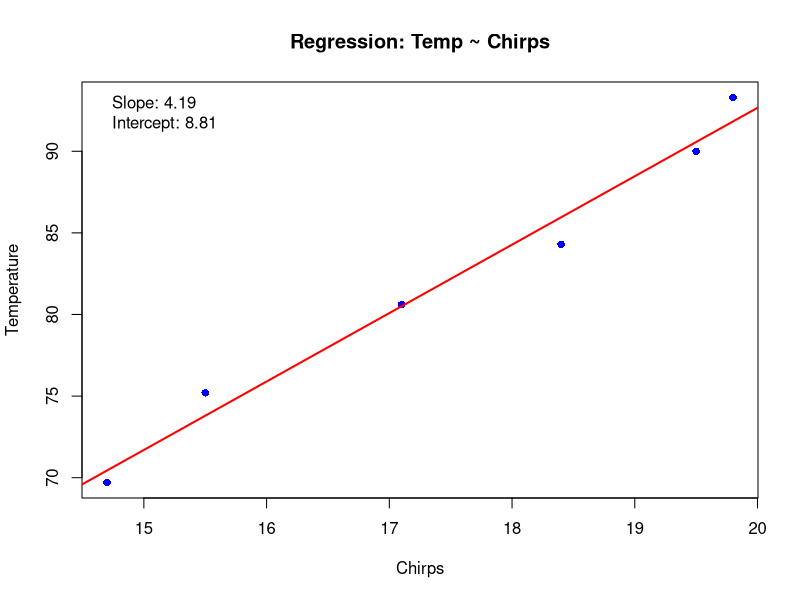
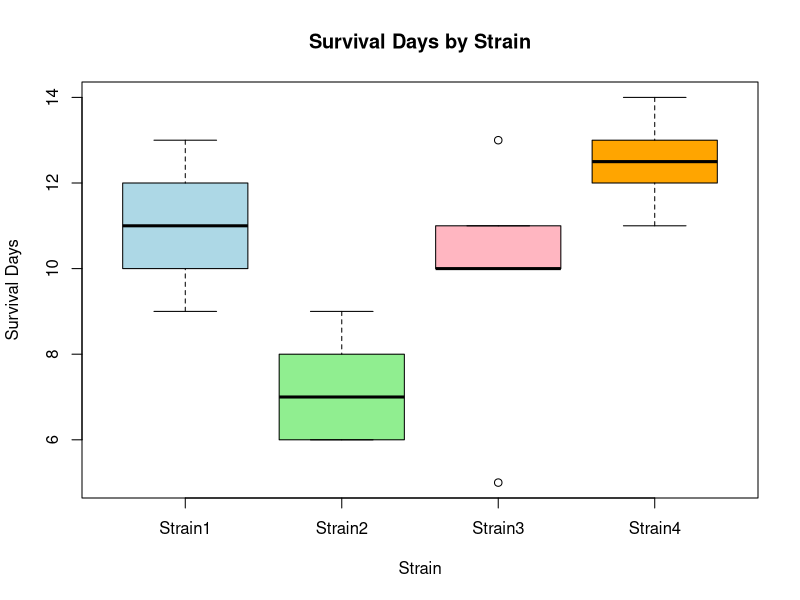

These charts were generated, in order, by the following R code:
# ===== Question 1 =====
# Cardiac output data
#cardiac_output <- c(4.91, 4.10, 6.74, 7.27, 7.42, 7.50, 6.56, 4.64, 5.98, 3.14, 3.23, 5.80, 6.17, 5.39, 5.77)

# (a) Perform t-test to check if population mean differs from 5.2
#     Print:
#     - Test statistic
#     - p-value
#     - Conclusion
# (5 marks)
cardiac_output <- c(4.91, 4.10, 6.74, 7.27, 7.42, 7.50, 6.56, 4.64, 5.98, 3.14, 3.23, 5.80, 6.17, 5.39, 5.77)

t_result <- t.test(cardiac_output, mu = 5.2)

cat("T-statistic:", t_result$statistic, "\n")
cat("P-value:", t_result$p.value, "\n")

if (t_result$p.value < 0.05) {
  cat("Conclusion: Reject the null hypothesis. Mean differs significantly from 5.2.\n")
} else {
  cat("Conclusion: Fail to reject the null hypothesis. No significant difference from 5.2.\n")
}

# (b) Compute and print 90% confidence interval for the data
# (5 marks)
ci_result <- t.test(cardiac_output, conf.level = 0.90)
cat("90% Confidence Interval:\n")
print(ci_result$conf.int)

# R-script name: Question-1.r


# ===== Question 2 =====
# drugA <- c(3.5, 5.7, 3.4, 6.9, 17.8, 3.8, 3.0, 6.4, 6.8, 3.6, 6.9, 5.7)
# drugB <- c(4.5, 11.7, 10.8, 4.5, 6.3, 3.8, 6.2, 6.6, 7.1, 6.4, 4.5, 5.1, 3.2, 4.7, 4.5, 3.0)

# (a) Perform two-sample Student's t-test (equal variances, α=0.05)
#     Print:
#     - t-statistic
#     - p-value
#     - Conclusion
# (5 marks)
drugA <- c(3.5, 5.7, 3.4, 6.9, 17.8, 3.8, 3.0, 6.4, 6.8, 3.6, 6.9, 5.7)
drugB <- c(4.5, 11.7, 10.8, 4.5, 6.3, 3.8, 6.2, 6.6, 7.1, 6.4, 4.5, 5.1, 3.2, 4.7, 4.5, 3.0)

t_test_equal <- t.test(drugA, drugB, var.equal = TRUE)

cat("Student's t-test:\n")
cat("T-statistic:", t_test_equal$statistic, "\n")
cat("P-value:", t_test_equal$p.value, "\n")

if (t_test_equal$p.value < 0.05) {
  cat("Conclusion: Reject the null hypothesis. Significant difference in means.\n")
} else {
  cat("Conclusion: Fail to reject the null hypothesis. No significant difference.\n")
}

# (b) Perform Welch's t-test (unequal variances)
#     Print results and compare with part (a)
# (5 marks)
t_test_unequal <- t.test(drugA, drugB)

cat("\nWelch's t-test:\n")
cat("T-statistic:", t_test_unequal$statistic, "\n")
cat("P-value:", t_test_unequal$p.value, "\n")

cat("\nComparison:\n")
cat("The p-values differ slightly due to the different assumptions about variance.\n")


# R-script name: Question-2.r


# ===== Question 3 =====
# chirps <- c(14.7, 19.8, 18.4, 17.1, 15.5, 19.5)
# temp <- c(69.7, 93.3, 84.3, 80.6, 75.2, 90.0)

# Fit least squares regression (temp ~ chirps)
# Print slope and intercept as plot legends
# Plot the data and regression line
# (10 marks)
chirps <- c(14.7, 19.8, 18.4, 17.1, 15.5, 19.5)
temp <- c(69.7, 93.3, 84.3, 80.6, 75.2, 90.0)

model <- lm(temp ~ chirps)

# Get slope and intercept
slope <- coef(model)[2]
intercept <- coef(model)[1]

# Plot with regression line and legend
plot(chirps, temp, pch = 16, col = "blue", main = "Regression: Temp ~ Chirps",
     xlab = "Chirps", ylab = "Temperature")
abline(model, col = "red", lwd = 2)

legend("topleft", legend = c(paste("Slope:", round(slope, 2)),
                             paste("Intercept:", round(intercept, 2))),
       bty = "n")


# R-script name: Question-3.r


# ===== Question 4 =====
# strain1 <- c(11, 10, 9, 12, 13, 11)
# strain2 <- c(7, 8, 9, 7, 6, 6)
# strain3 <- c(5, 10, 11, 13, 10)  
# strain4 <- c(12, 11, 13, 14, 12, 13) 

# (a) Perform one-way ANOVA (α=0.04)
#     Print:
#     (i) Null hypothesis statement
#     (ii) F-statistic value
#     (iii) p-value
#     (iv) Conclusion
# (7 marks)
strain1 <- c(11, 10, 9, 12, 13, 11)
strain2 <- c(7, 8, 9, 7, 6, 6)
strain3 <- c(5, 10, 11, 13, 10)
strain4 <- c(12, 11, 13, 14, 12, 13)

survival <- c(strain1, strain2, strain3, strain4)
group <- factor(rep(c("Strain1", "Strain2", "Strain3", "Strain4"),
                    times = c(length(strain1), length(strain2), length(strain3), length(strain4))))

anova_result <- aov(survival ~ group)

cat("(i) Null Hypothesis: All group means are equal.\n")
cat("(ii) F-statistic:", summary(anova_result)[[1]]$`F value`[1], "\n")
cat("(iii) P-value:", summary(anova_result)[[1]]$`Pr(>F)`[1], "\n")

if (summary(anova_result)[[1]]$`Pr(>F)`[1] < 0.04) {
  cat("(iv) Conclusion: Reject null hypothesis. Significant difference among strains.\n")
} else {
  cat("(iv) Conclusion: Fail to reject null. No significant difference.\n")
}

# (b) Create boxplots of the four strains for visual comparison
# (8 marks)
boxplot(survival ~ group, col = c("lightblue", "lightgreen", "lightpink", "orange"),
        main = "Survival Days by Strain", xlab = "Strain", ylab = "Survival Days")

# R-script name: Question-4-r.r  # Note: Modified from original "Question-4-r" for valid R filename
